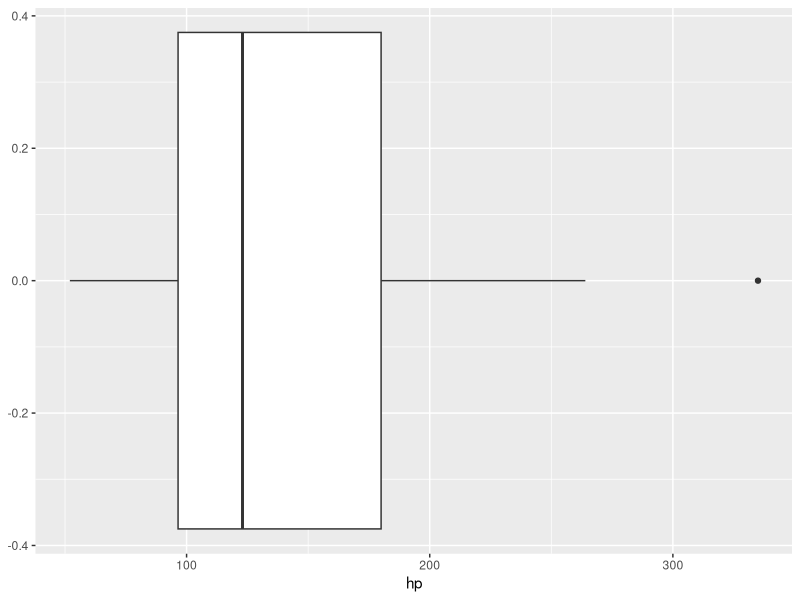
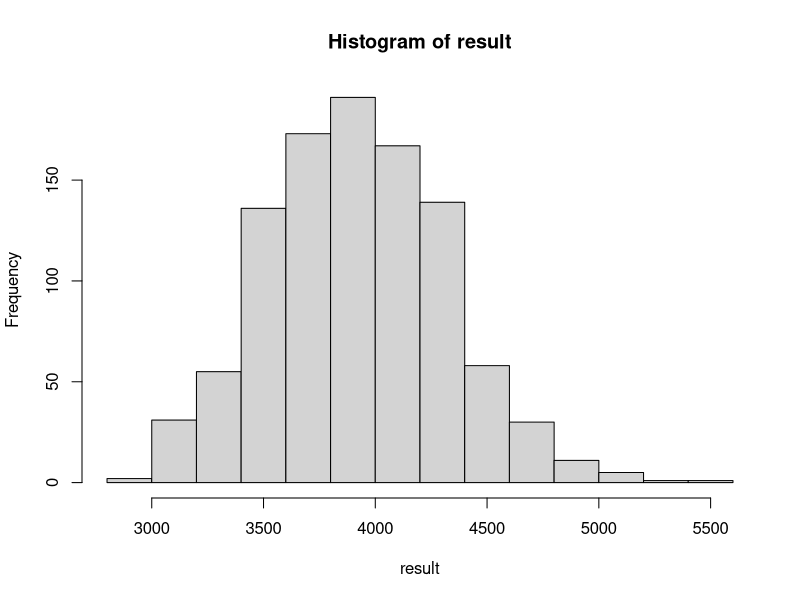

Source code (R) for these figures, in order:
library(tidyverse)
mtcars %>%
  summarize(
    avg_hp = mean(hp),
    med_hp = median(hp),
    sd_hp = sd(hp),
    var_hp = var(hp),
    IQR_hp = IQR(hp),
    n = n()
  )

#boxplot
ggplot(mtcars, aes(hp)) + geom_boxplot()


#DEMO
true_mean<-mean(diamonds$price)
#3932.8

mean_price_diamond<- function() {
  result<- diamonds %>%
    sample_n(100) %>%
    summarise(
      mean_price = mean(price)) %>%
    pull(mean_price)
  return(result)
}

replicate(10, {mean_price_diamond()})  

result<-replicate(1000, {mean_price_diamond()})  
hist(result)
mean(result)
